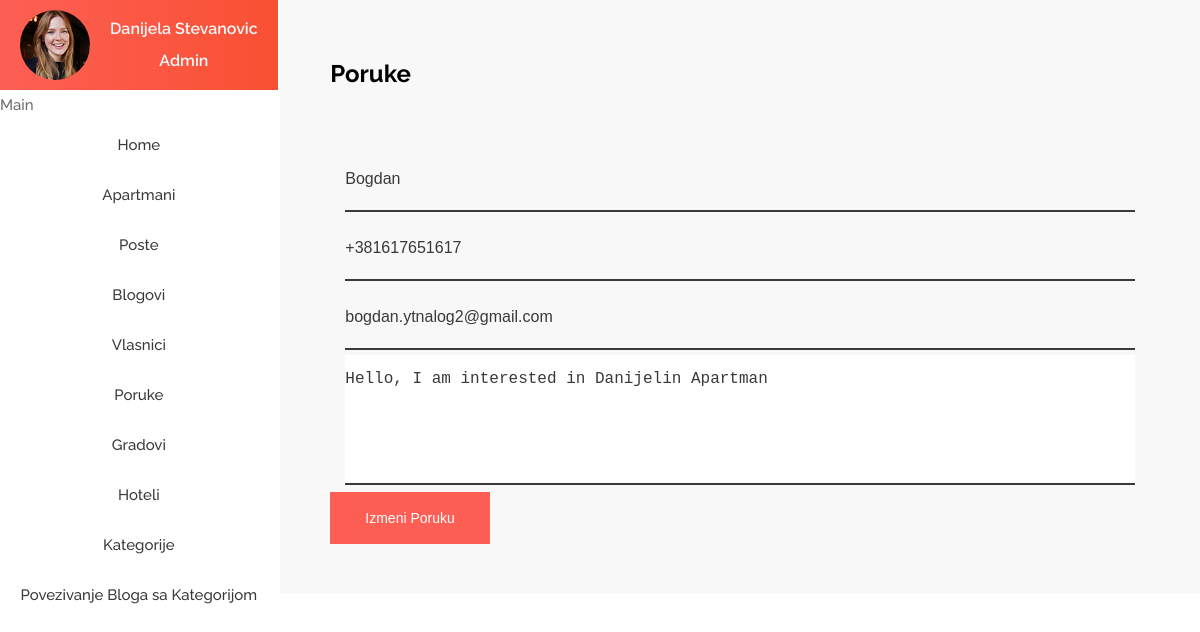
/cms/editPoruke.php?id=1, run on the app's committed database.
### tables this page shows
CREATE TABLE `porukaagentu` (
  `idPoruke` int(11) NOT NULL,
  `imePosiljaoca` varchar(45) NOT NULL,
  `telefonPosiljaoca` varchar(25) NOT NULL,
  `emailPosiljaoca` varchar(85) NOT NULL,
  `poruka` text NOT NULL
);

### cms/editPoruke.php (the view, shortened to what this page needs)
<?php
include "../includes/header.php";
include "includes/admin_side.php";
include "../includes/dbconfig.php";
if (isset($_GET['id'])) {
    $idPoruke = $_GET['id'];
    $initQuery = "SELECT * FROM porukaagentu WHERE idPoruke = $idPoruke";
    $initRes = mysqli_query($con, $initQuery);
    $row = mysqli_fetch_assoc($initRes);
}
?>
<div class="admin__content">
    <div class="apartmani">
        <div class="apartmani__tekst">
            <span class="span-bold">Poruke</span>
        </div>
        <form method="POST" class="apartmani__form">
            <div class="contact__input">
                <input type="text" name="imePosiljaoca" placeholder="Ime Posiljaoca" value="<?php echo $row['imePosiljaoca'] ?>" required />
            </div>
            <div class="contact__input">
                <input type="text" name="telefonPosiljaoca" placeholder="Telefon Posiljaoca" value="<?php echo $row['telefonPosiljaoca'] ?>" required />
            </div>
            <div class="contact__input">
                <input type="text" name="emailPosiljaoca" placeholder="Email Posiljaoca" value="<?php echo $row['emailPosiljaoca'] ?>" required />
            </div>
            <div class="contact__input">
                <textarea name="poruka" class="contact__textarea" placeholder="Sadrzina poruke" cols="30" rows="10"><?php echo $row['poruka'] ?></textarea>
            </div>
            <button type="submit" name="btn_update" class="btn">Izmeni Poruku</button>
        </form>
    </div>
</div>

### css/style.css (style rules this page uses)
.span-bold { color: #000; font-weight: 700; font-size: 2.4rem; line-height: 2; }
*, *::after, *::before { margin: 0; padding: 0; box-sizing: border-box; }
html { font-size: 62.5%; }
body { font-family: "Raleway", sans-serif; font-weight: 400; color: #fff; background: #fff; }
input { border: none; outline: none; }
.btn { background-color: #fe5f55; outline: none; border: none; font-size: 1.4rem; padding: 1.8rem 3.5rem; color: #fff; transition: all 0.2s; cursor: pointer; text-align: center; }
.contact__input { padding: 0 1.5rem; margin-bottom: 0.5rem; }
.contact__input input { width: 100%; height: 6.4rem; border-bottom: 2px solid #393939; font-size: 1.6rem; font-weight: 500; color: #393939; }
.contact__textarea { height: 13rem; padding-top: 1.5rem; width: 100%; outline: none; border: none; border-bottom: 2px solid #393939; font-size: 1.6rem; font-weight: 500; color: #393939; resize: none; }
.admin__content { float: right; background-color: #f8f8f8; }
.apartmani { padding: 5rem; }
.apartmani__tekst { display: flex; justify-content: space-between; }
.apartmani__form { margin-top: 5rem; }
.apartmani__form .contact__input input { background-color: transparent; }

### data on the page
porukaagentu: imePosiljaoca "Bogdan", telefonPosiljaoca "+381617651617", emailPosiljaoca "bogdan.ytnalog2@gmail.com", poruka "Hello, I am interested in Danijelin Apartman"
